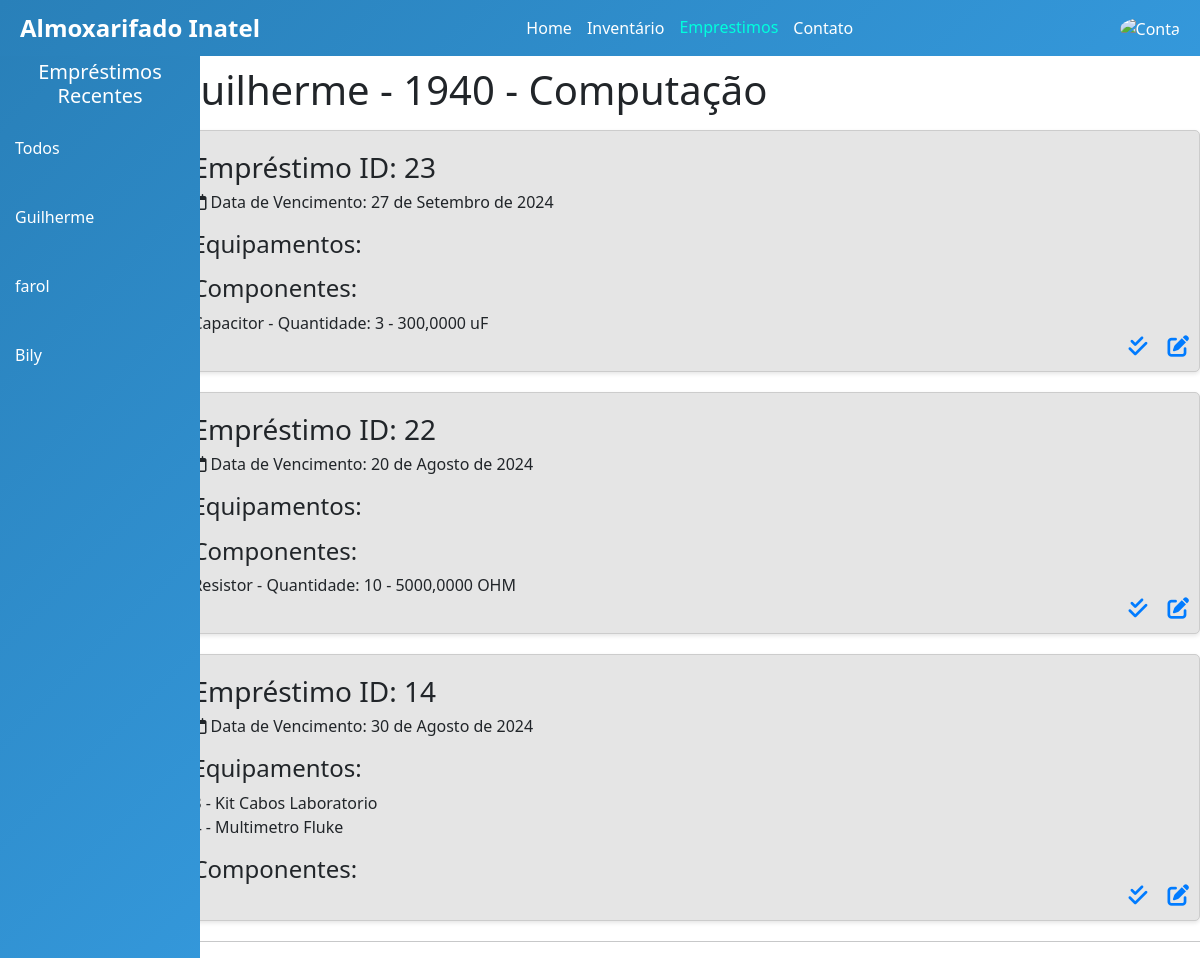
The app's page /emprestimos/aluno/1940/ (signed in), older data.
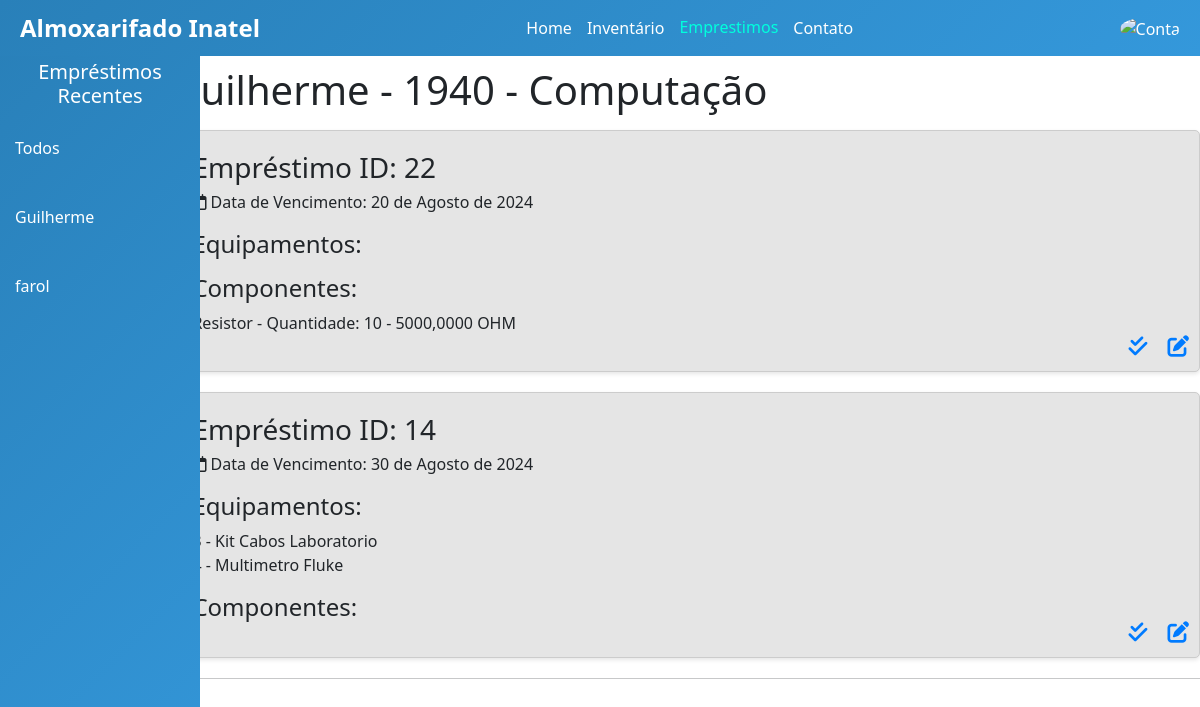
The same page, newer data.
### autenticacao/models.py (models this page shows, shortened)
class Aluno(models.Model):
    user = models.OneToOneField(User, on_delete=models.CASCADE, null=True)
    matricula = models.IntegerField(primary_key=True)
    curso = models.CharField(max_length=50)

class User(AbstractUser):
    name = models.CharField(max_length=200, null=True, unique=True)
    email= models.EmailField(unique=True, null=True)
    is_aluno = models.BooleanField(default=False)
    is_funcionario = models.BooleanField(default=False)
    USERNAME_FIELD = 'email'
    REQUIRED_FIELDS = []

### emprestimos/models.py (models this page shows, shortened)
class Emprestimo(models.Model):
    id = models.BigAutoField(primary_key=True, unique=True)
    estado = models.CharField(max_length=50) # Ativo, Pendente(esperando aprovacao), Atrasado
    data_de_retirada = models.DateField(verbose_name='Data de Retirada', auto_now_add=True)
    data_de_devolucao = models.DateField(verbose_name='Data de Devolução')
    aluno = models.ForeignKey(Aluno, on_delete=models.PROTECT)
    funcionario = models.ForeignKey(Funcionario, on_delete=models.PROTECT)

### inventario/models.py (models this page shows, shortened)
class Emprestimo_has_components(models.Model):
    emprestimo = models.ForeignKey(Emprestimo, on_delete=models.CASCADE)
    componente = models.ForeignKey(Componente, on_delete=models.PROTECT)
    quantidade = models.IntegerField()

class Componente(models.Model):
    id = models.AutoField(primary_key=True, unique=True)
    nome = models.CharField(max_length=50)
    unidade_de_medida = models.CharField(max_length=50, verbose_name='Unidade de Medida')
    valor = models.DecimalField(decimal_places=4, max_digits=16)
    localizacao = models.CharField(max_length=50, verbose_name='Localização')

class Equipamento(models.Model):
    id = models.IntegerField(primary_key=True, unique=True)
    nome = models.CharField(max_length=50)
    descricao = models.CharField(max_length=500,verbose_name='Descrição')
    localizacao = models.CharField(max_length=50, verbose_name='Localização')
    emprestimo = models.ForeignKey(Emprestimo, on_delete=models.SET_DEFAULT, default=None, blank=True, null=True)

### emprestimos/views.py (the view)
# urls.py: path('aluno/<int:pk>/',EmprestimoDetalhes, name='detalhes' ),
def EmprestimoDetalhes(request, pk):
    user = request.user
    try:
        aluno = Aluno.objects.get(matricula=pk)
    except Aluno.DoesNotExist:
        return redirect('home_page')
    emprestimos = Emprestimo.objects.filter(aluno=aluno).order_by('-id')
    if not emprestimos.exists():
        return redirect('home_page')
    pode_editar_deletar = user.is_funcionario or user.is_superuser
    equipamentos = Equipamento.objects.filter(emprestimo__in=emprestimos)
    componentes = Emprestimo_has_components.objects.filter(emprestimo__in=emprestimos)
    alunos_com_emprestimos = Aluno.objects.filter(emprestimo__isnull=False).distinct()
    alunos_com_emprestimos = sorted(alunos_com_emprestimos, key=lambda aluno: aluno.emprestimo_set.order_by('-id').first().id, reverse=True)
    context = {
        'aluno': aluno,
        'equipamentos': equipamentos,
        'emprestimos': emprestimos,
        'componentes': componentes,
        'alunos_com_emprestimos': alunos_com_emprestimos,
        'pode_editar_deletar': pode_editar_deletar,  # Passar a variável de controle para o template
    }
    return render(request, 'detalhes.html', context)

### emprestimos/templates/detalhes.html (shortened to what this page needs)
{% extends "base.html" %}
{% load static %}
{% load dict_filters %}
{% block style%}
    <link rel="stylesheet" href="{% static 'css/bootstrap/bootstrap.min.css' %}">
    <link rel="stylesheet" href="{% static 'fa/css/all.min.css' %}">
    <link rel="stylesheet" href="{% static 'css/detalhes.css' %}">
{% endblock %}
{% block content %}
<div class="detalhes_aluno">
    <div>
        {% include 'componente_emprestimo_recente.html' %}
    </div>
    <div>
        <p>
        <h1>{{ aluno.user.username }} - {{ aluno.matricula }} - {{ aluno.curso }}</h1>
        </p>
        {% for emprestimo in emprestimos %}
            <div class="emprestimo-detalhes">
                <h3>Empréstimo ID: {{ emprestimo.id }}</h3>
                <p><i class="fa-regular fa-calendar"></i> Data de Vencimento: {{ emprestimo.data_de_devolucao }}</p>
                <div>
                    <h4>Equipamentos:</h4>
                    <ul>
                        {% if equipamentos|length > 0 %}
                            {% for equipamento in equipamentos %}
                                {% if equipamento.emprestimo == emprestimo %}
                                    <li>{{equipamento.id}} - {{ equipamento.nome }}</li>
                                {% endif %}
                            {% endfor %}
                        {% else %}
                            <li>vazio</li>
                        {% endif %}
                    </ul>
                </div>
                <div>
                    <h4>Componentes:</h4>
                    <ul>
                        {% if componentes|length > 0 %}
                            {% for componente in componentes %}
                                {% if componente.emprestimo == emprestimo %}
                                    <li>{{ componente.componente.nome }} - Quantidade: {{ componente.quantidade }} - {{ componente.componente.valor }} {{ componente.componente.unidade_de_medida }}</li>
                                {% endif %}
                            {% endfor %}
                        {% else %}
                            <li>vazio</li>
                        {% endif %}
                    </ul>
                </div>
                {% if pode_editar_deletar %}
                <div class="card-icons">
                    <a href="#" data-url="{% url 'delete-emprestimo' emprestimo.id %}" class="delete-btn">
                        <i class="fa-solid fa-check-double" title="Confirmar Entrega"></i>
                    </a>
                    <a href="{% url 'edit-emprestimo' emprestimo.id %}">
                        <i class="fas fa-edit" title="Editar Empréstimos"></i>
                    </a>
                </div>
                {% endif %}
            </div>
        {% endfor %}
        <hr>
    </div>
</div>
{% endblock content %}

### emprestimos/templates/componente_emprestimo_recente.html (shortened to what this page needs)
<head>
    {% load static %}
    {% block style%}
    <link rel="stylesheet" href="{% static 'css/sideBar.css' %}">
    <link rel="stylesheet" href="{% static 'fa/css/all.min.css' %}">
    {% endblock %}
</head>
<body>
    <div class="sidebar">
        <div class = "titul">
        <h5>Empréstimos Recentes</h5>
        </div>
        <div class="link-container">
            <a href="{% url 'emprestimo' %}">Todos</a>
        </div>
        {% if user.is_funcionario or user.is_superuser %}
        {% for aluno in alunos_com_emprestimos %}
        <div class="aluno-link">
            <a href="{% url 'detalhes' pk=aluno.matricula %}">{{ aluno.user.username }}</a>
        </div>
        {% endfor %}
        {% endif %}
    </div>
</body>

Row changes from the older to the newer data that the page shows:
no longer on this page (row unchanged): Aluno: user.username "Bily"
removed Emprestimo: id "23", data_de_devolucao "27 de Setembro de 2024"
removed Emprestimo_has_components: componente.nome "Capacitor", quantidade "3", componente.valor "300,0000", componente.unidade_de_medida "uF", shown under "23"
